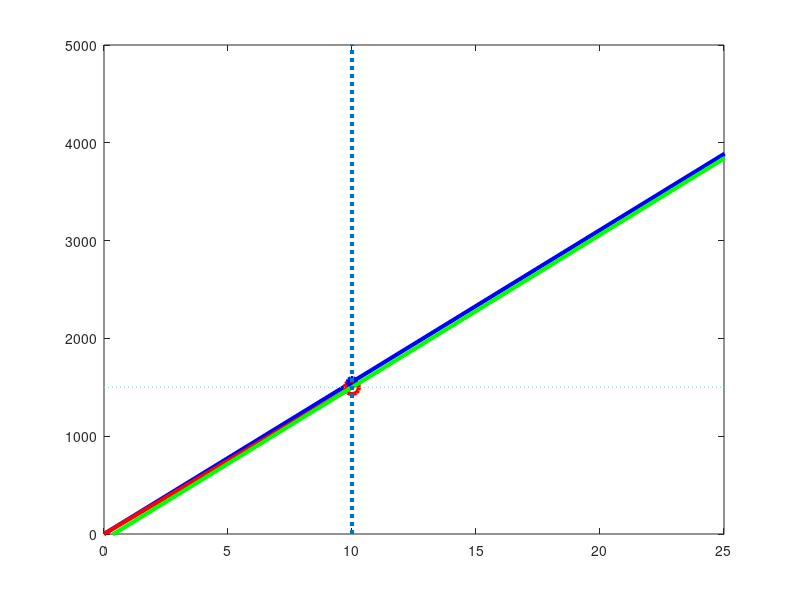
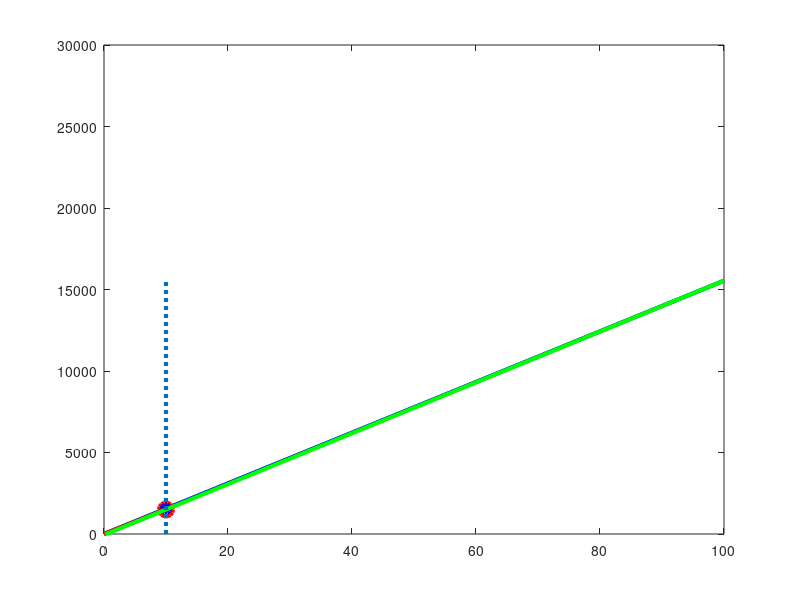

Write the MATLAB code that produced these figures, in order.
% Copyright (C) 2019 - 2026 Wilhelm Meier <wilhelm.wm.meier@googlemail.com>
%
% This program is free software: you can redistribute it and/or modify
% it under the terms of the GNU General Public License as published by
% the Free Software Foundation, either version 3 of the License, or
% (at your option) any later version.
%
% This program is distributed in the hope that it will be useful,
% but WITHOUT ANY WARRANTY; without even the implied warranty of
% MERCHANTABILITY or FITNESS FOR A PARTICULAR PURPOSE.  See the
% GNU General Public License for more details.
%
% You should have received a copy of the GNU General Public License
% along with this program.  If not, see <http://www.gnu.org/licenses/>.
%

% procedure:
% first:
% set voltage
% set motor constants: pp, kv
% test motor for sine-range: increase sine-power to reach full range without stutter
% choose prot_stall as maximum of the above value
% set sine_range: choose in a way that the transition-point is a bit above prot_stall
% afterwards:
% adjust duty_min to meet transition point
% try to reduce sine_power

% example
% sine_erpm_max = 1500, sine_power = 15
% prot_stall = 1500
% sine_range = 8
% duty_min = 2
% end of example

% customizable settings

voltage = 11.1;

pp = 7;  % motor
kv = 200;

thr_min = 0;  
thr_max = 100; 

duty_min = 0;
duty_max = thr_max;

sine_range = 10; % [0, 25]
prot_stall = 1500   ; % 2300 is used, if parameter prot_stall is not set, range [1500, 3500]

% end of settings

erpm_max = voltage * kv * pp * duty_max / 100;
erpm_min = voltage * kv * pp * duty_min / 100;
erpm_delta = erpm_max - erpm_min;

erpm_sr = erpm_delta * (sine_range / 100) + erpm_min; % normal-mode erpm at throttle=sine_range

m = (erpm_max - prot_stall) / (thr_max - sine_range); % slope of normal-mode function through transition-point [sine_range, prot_stall]
erpm0 = prot_stall - m * sine_range; % fictive erpm for throttle==0
duty0 = erpm0 / (voltage * kv * pp) * 100; % duty_min needed to make normal-mode funtion trough transition-point

thr_prot_stall = (prot_stall) / m;

printf("erpm(sine_range): %f\n", erpm_sr);
printf("diff=prot_stall-erpm(sine_range): %f\n", (prot_stall - erpm_sr));
printf("duty0: %f, erpm0: %f\n", duty0, erpm0);
printf("thr(prot_stall): %f\n", thr_prot_stall);


figure(1);

plot([thr_min, thr_max], [erpm_min, erpm_max], "b", "linewidth", 3, % the normal-mode 
     [thr_min, sine_range], [0, prot_stall], "r",  "linewidth", 3, % sine-mode
     sine_range, prot_stall, "or", "linewidth", 3, "markersize", 10, % transition-point
     sine_range, erpm_sr, "ob", "linewidth", 3, % projected transition-point
     [thr_min, thr_max], [prot_stall, prot_stall], ":c", % prot_stall line
     [thr_min, thr_max], [erpm0, erpm_max], "g", "linewidth", 3, % adjusted notmal-mode (using adapted duty_min = duty0 -> erpm0)
     0, erpm0, "og", "linewidth", 3, % projected transition-point
     [sine_range, sine_range], [0, erpm_max], ":", "linewidth", 3); % region divisor: sine-mode to the left, normal-mode to the right
axis([0, 25, 0, 5000]);

figure(2);

plot([thr_min, thr_max], [erpm_min, erpm_max], "b", "linewidth", 3, % the normal-mode 
     [thr_min, sine_range], [0, prot_stall], "r",  "linewidth", 3, % sine-mode
     sine_range, prot_stall, "or", "linewidth", 3, "markersize", 10, % transition-point
     sine_range, erpm_sr, "ob", "linewidth", 3, % projected transition-point
     [thr_min, thr_max], [erpm0, erpm_max], "g", "linewidth", 3, % adjusted notmal-mode (using adapted duty_min = duty0 -> erpm0)
     0, erpm0, "og", "linewidth", 3, % projected transition-point
     [sine_range, sine_range], [0, erpm_max], ":", "linewidth", 3); % region divisor: sine-mode to the left, normal-mode to the right
axis([0, 100, 0, 30000]);
